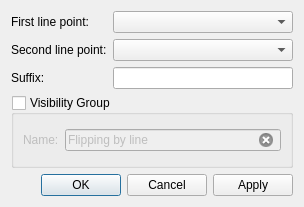
<?xml version="1.0" encoding="UTF-8"?>
<ui version="4.0">
 <class>DialogFlippingByLine</class>
 <widget class="QDialog" name="DialogFlippingByLine">
  <property name="geometry">
   <rect>
    <x>0</x>
    <y>0</y>
    <width>304</width>
    <height>207</height>
   </rect>
  </property>
  <property name="windowTitle">
   <string>Flipping by line</string>
  </property>
  <property name="windowIcon">
   <iconset resource="../../../vmisc/share/resources/icon.qrc">
    <normaloff>:/icon/64x64/icon64x64.png</normaloff>:/icon/64x64/icon64x64.png</iconset>
  </property>
  <layout class="QVBoxLayout" name="verticalLayout">
   <item>
    <layout class="QFormLayout" name="formLayout">
     <item row="0" column="0">
      <widget class="QLabel" name="labelFirstLinePoint">
       <property name="text">
        <string>First line point:</string>
       </property>
      </widget>
     </item>
     <item row="0" column="1">
      <widget class="QComboBox" name="comboBoxFirstLinePoint"/>
     </item>
     <item row="2" column="0">
      <widget class="QLabel" name="labelSuffix">
       <property name="text">
        <string>Suffix:</string>
       </property>
      </widget>
     </item>
     <item row="2" column="1">
      <widget class="QLineEdit" name="lineEditSuffix"/>
     </item>
     <item row="1" column="0">
      <widget class="QLabel" name="labelSecondLinePoint">
       <property name="text">
        <string>Second line point:</string>
       </property>
      </widget>
     </item>
     <item row="1" column="1">
      <widget class="QComboBox" name="comboBoxSecondLinePoint"/>
     </item>
    </layout>
   </item>
   <item>
    <widget class="QGroupBox" name="groupBoxVisibilityGroup">
     <property name="toolTip">
      <string>Enable to create a visibility gropup from original objects</string>
     </property>
     <property name="title">
      <string>Visibility Group</string>
     </property>
     <property name="checkable">
      <bool>true</bool>
     </property>
     <property name="checked">
      <bool>false</bool>
     </property>
     <layout class="QHBoxLayout" name="horizontalLayout_2">
      <item>
       <widget class="QLabel" name="labelGroupName">
        <property name="text">
         <string>Name:</string>
        </property>
       </widget>
      </item>
      <item>
       <widget class="QLineEdit" name="lineEditVisibilityGroup">
        <property name="text">
         <string>Flipping by line</string>
        </property>
        <property name="clearButtonEnabled">
         <bool>true</bool>
        </property>
       </widget>
      </item>
     </layout>
    </widget>
   </item>
   <item>
    <widget class="QDialogButtonBox" name="buttonBox">
     <property name="orientation">
      <enum>Qt::Horizontal</enum>
     </property>
     <property name="standardButtons">
      <set>QDialogButtonBox::Apply|QDialogButtonBox::Cancel|QDialogButtonBox::Ok</set>
     </property>
    </widget>
   </item>
  </layout>
 </widget>
 <resources>
  <include location="../../../vmisc/share/resources/icon.qrc"/>
 </resources>
 <connections>
  <connection>
   <sender>buttonBox</sender>
   <signal>accepted()</signal>
   <receiver>DialogFlippingByLine</receiver>
   <slot>accept()</slot>
   <hints>
    <hint type="sourcelabel">
     <x>248</x>
     <y>254</y>
    </hint>
    <hint type="destinationlabel">
     <x>157</x>
     <y>274</y>
    </hint>
   </hints>
  </connection>
  <connection>
   <sender>buttonBox</sender>
   <signal>rejected()</signal>
   <receiver>DialogFlippingByLine</receiver>
   <slot>reject()</slot>
   <hints>
    <hint type="sourcelabel">
     <x>316</x>
     <y>260</y>
    </hint>
    <hint type="destinationlabel">
     <x>286</x>
     <y>274</y>
    </hint>
   </hints>
  </connection>
 </connections>
</ui>
